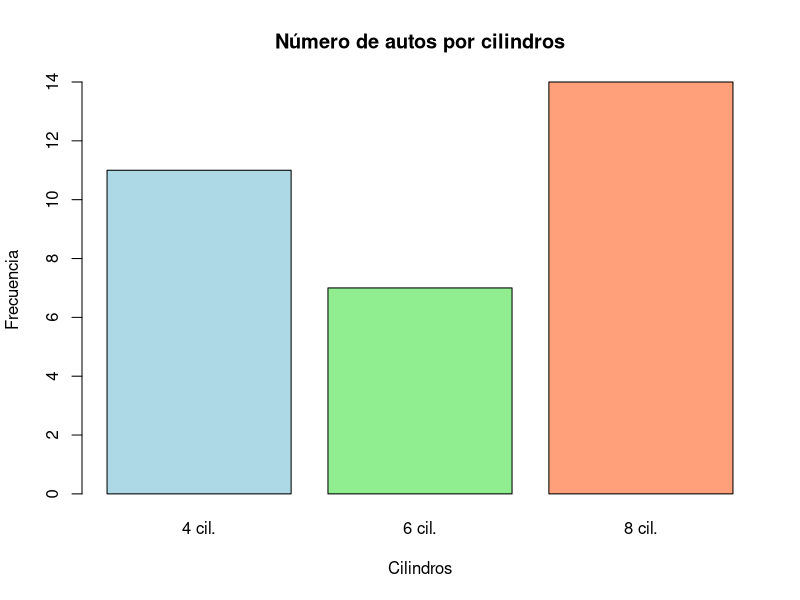
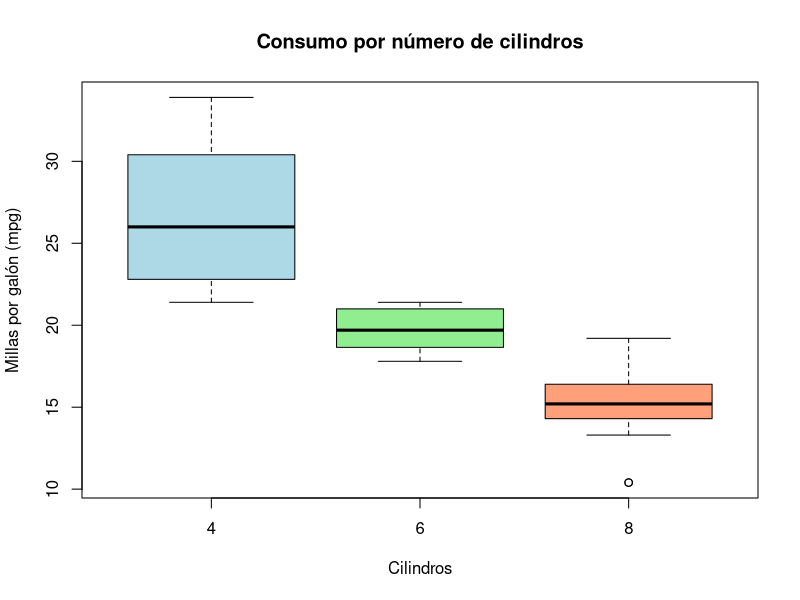
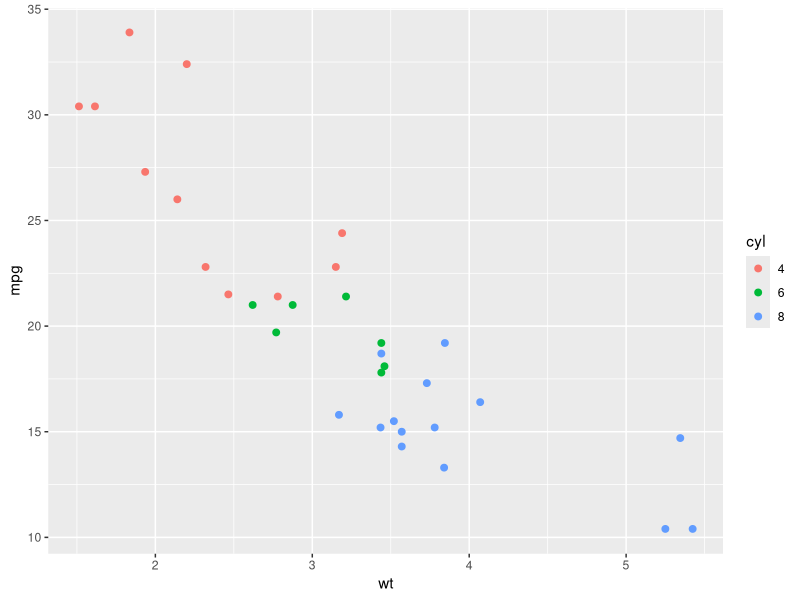
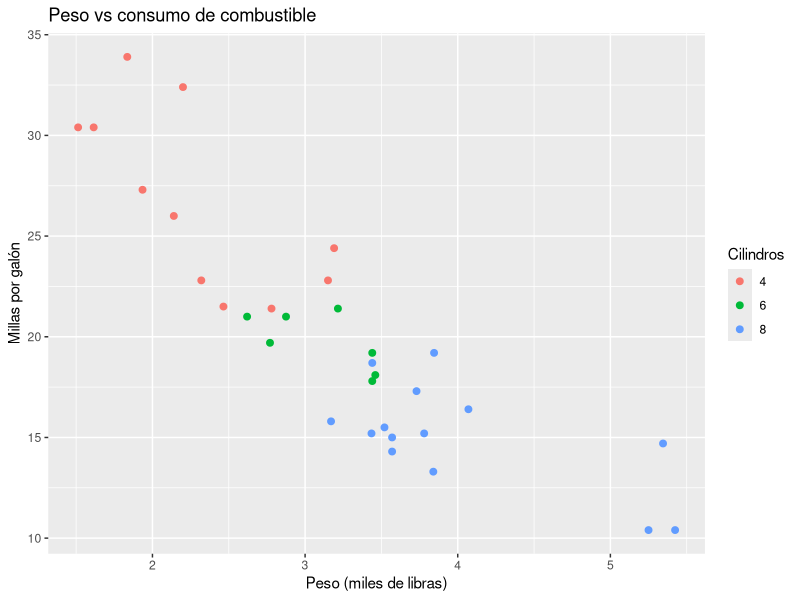
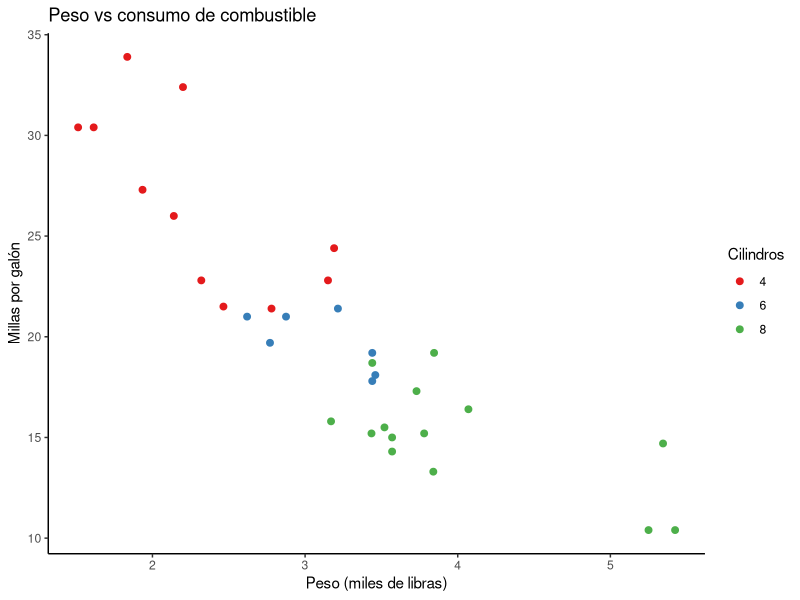
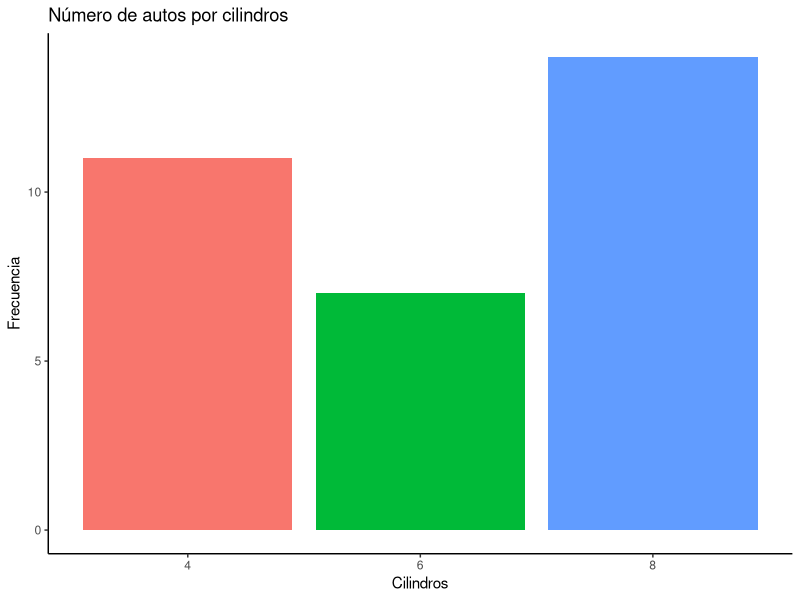
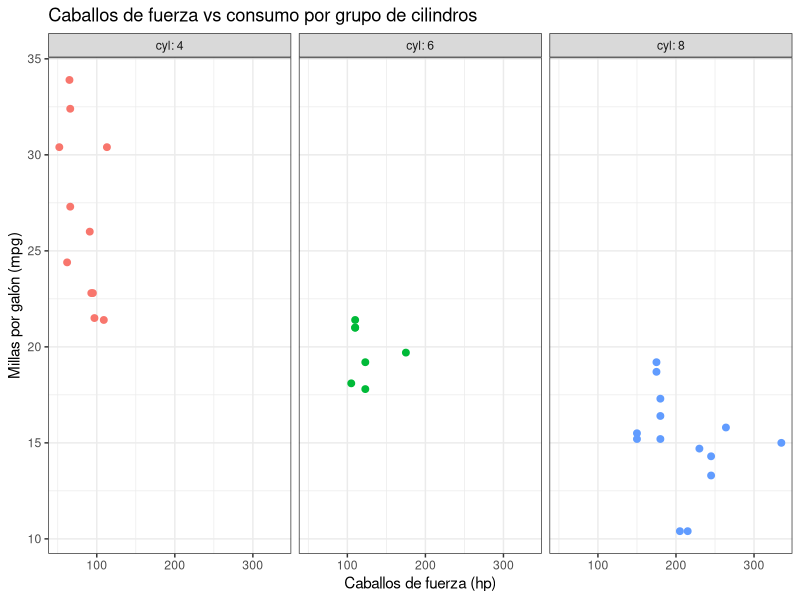

These charts were generated, in order, by the following R code:
## ---- chunk 1
library(ggplot2)
data(mtcars)
mtcars$cyl <- factor(mtcars$cyl)
## ---- chunk 2
mtcars$cyl <- factor(mtcars$cyl)
counts <- table(mtcars$cyl)
barplot(counts,
        main  = "Número de autos por cilindros",
        xlab  = "Cilindros", ylab = "Frecuencia",
        col   = c("lightblue", "lightgreen", "lightsalmon"),
        names.arg = c("4 cil.", "6 cil.", "8 cil."))
## ---- chunk 3
boxplot(mpg ~ cyl, data = mtcars,
        main = "Consumo por número de cilindros",
        xlab = "Cilindros", ylab = "Millas por galón (mpg)",
        col  = c("lightblue", "lightgreen", "lightsalmon"))
## ---- chunk 4
ggplot(mtcars, aes(x = wt, y = mpg, color = cyl)) +
  geom_point(size = 2)
## ---- chunk 5
ggplot(mtcars, aes(x = wt, y = mpg, color = cyl)) +
  geom_point(size = 2) +
  labs(title = "Peso vs consumo de combustible",
       x     = "Peso (miles de libras)",
       y     = "Millas por galón",
       color = "Cilindros")
## ---- chunk 6
ggplot(mtcars, aes(x = wt, y = mpg, color = cyl)) +
  geom_point(size = 2) +
  labs(title = "Peso vs consumo de combustible",
       x     = "Peso (miles de libras)",
       y     = "Millas por galón",
       color = "Cilindros") +
  theme_classic() +
  scale_color_brewer(palette = "Set1")
## ---- chunk 7
ggplot(mtcars, aes(x = cyl, fill = cyl)) +
  geom_bar() +
  labs(title = "Número de autos por cilindros",
       x = "Cilindros", y = "Frecuencia") +
  theme_classic() +
  theme(legend.position = "none")
## ---- chunk 8
ggplot(mtcars, aes(x = hp, y = mpg, color = cyl)) +
  geom_point(size = 2) +
  facet_wrap(~ cyl, labeller = label_both) +
  labs(title = "Caballos de fuerza vs consumo por grupo de cilindros",
       x = "Caballos de fuerza (hp)", y = "Millas por galón (mpg)") +
  theme_bw() +
  theme(legend.position = "none")
